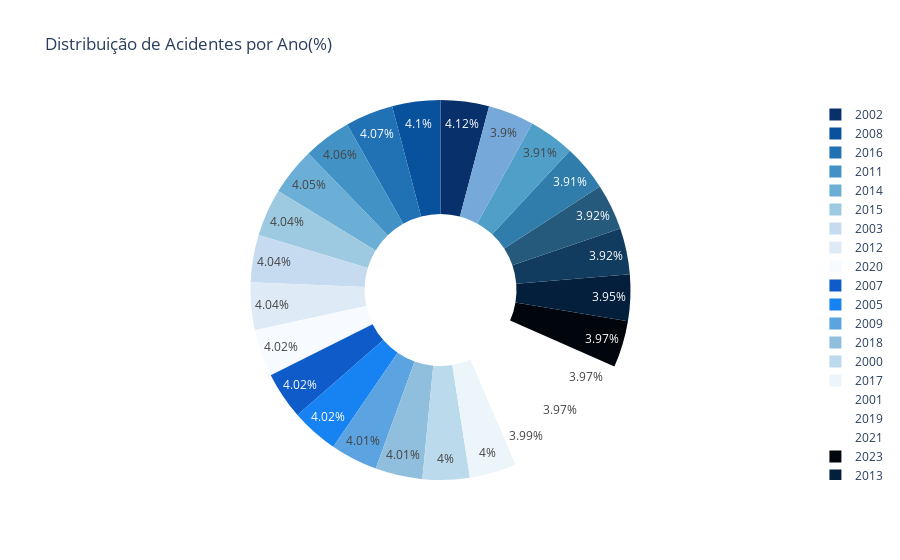

The notebook cell saved with this chart:
### Code cell
df = pd.read_excel("acidentes_analise.xlsx",sheet_name="Quantidade_de_acidentes_por_ano");

grafico = px.pie(df,names="Year",values="Quantidade_de_acidentes_por_ano",
                 title="Distribuição de Acidentes por Ano(%)",
                 hole=0.4,
                 color_discrete_sequence=px.colors.sequential.Blues_r
                 )
grafico.show()

### Figure 1 — Plotly figure (JSON) as saved in the notebook; plotly's stock layout.template omitted (floating-point values rounded to 4 significant figures)
{"data": [{"domain": {"x": [0, 1], "y": [0, 1]}, "hole": 0.4, "hovertemplate": "Year=%{label}<br>Quantidade_de_acidentes_por_ano=%{value}<extra></extra>", "labels": [2000, 2001, 2002, 2003, 2004, 2005, 2006, 2007, 2008, 2009, 2010, 2011, 2012, 2013, 2014, 2015, 2016, 2017, 2018, 2019, 2020, 2021, 2022, 2023, 2024], "legendgroup": "", "name": "", "showlegend": true, "type": "pie", "values": [5280, 5263, 5433, 5327, 5180, 5302, 5156, 5307, 5409, 5298, 5144, 5356, 5327, 5220, 5351, 5331, 5377, 5278, 5295, 5243, 5308, 5243, 5175, 5242, 5155]}], "layout": {"legend": {"tracegroupgap": 0}, "piecolorway": ["rgb(8,48,107)", "rgb(8,81,156)", "rgb(33,113,181)", "rgb(66,146,198)", "rgb(107,174,214)", "rgb(158,202,225)", "rgb(198,219,239)", "rgb(222,235,247)", "rgb(247,251,255)"], "title": {"text": "Distribuição de Acidentes por Ano(%)"}}}
